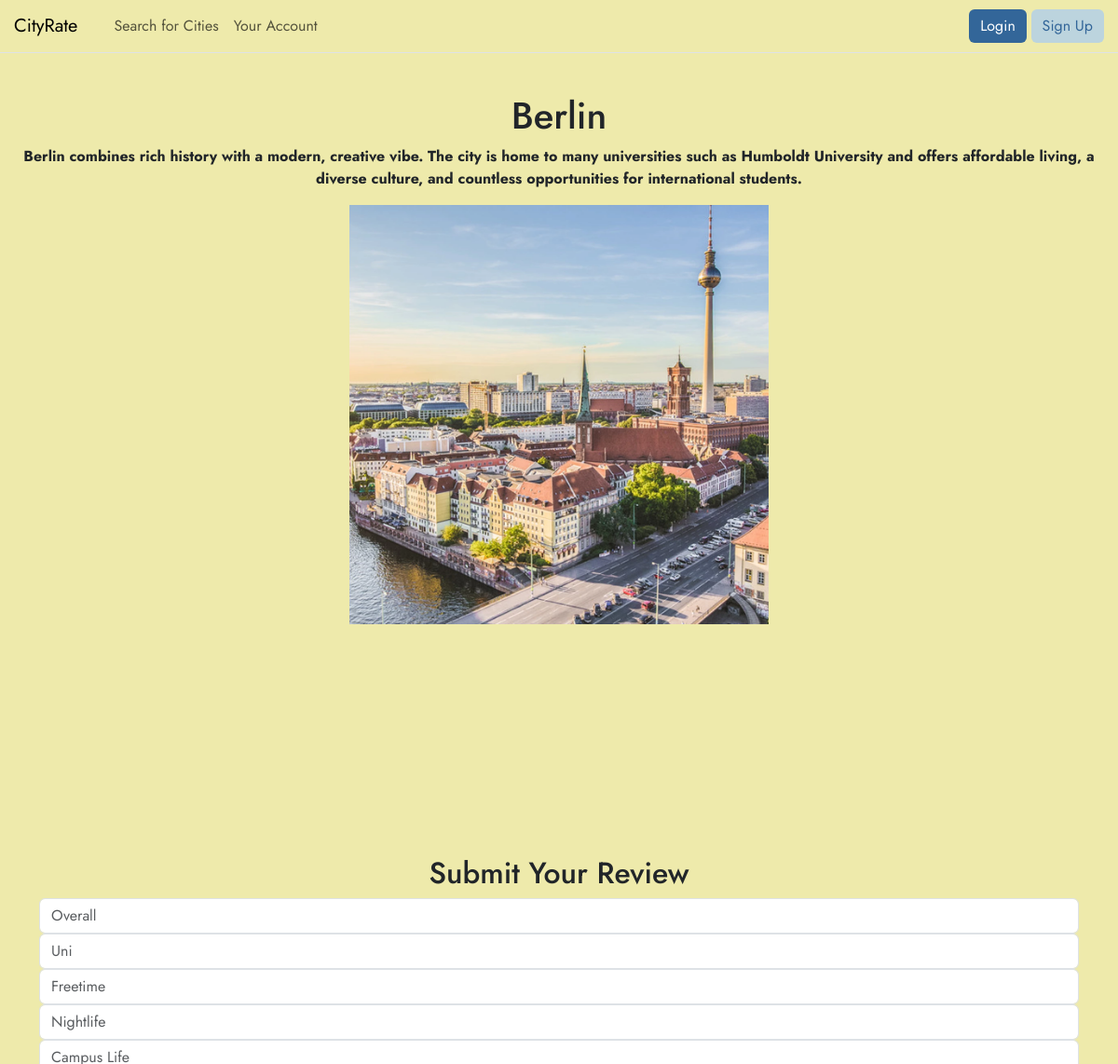
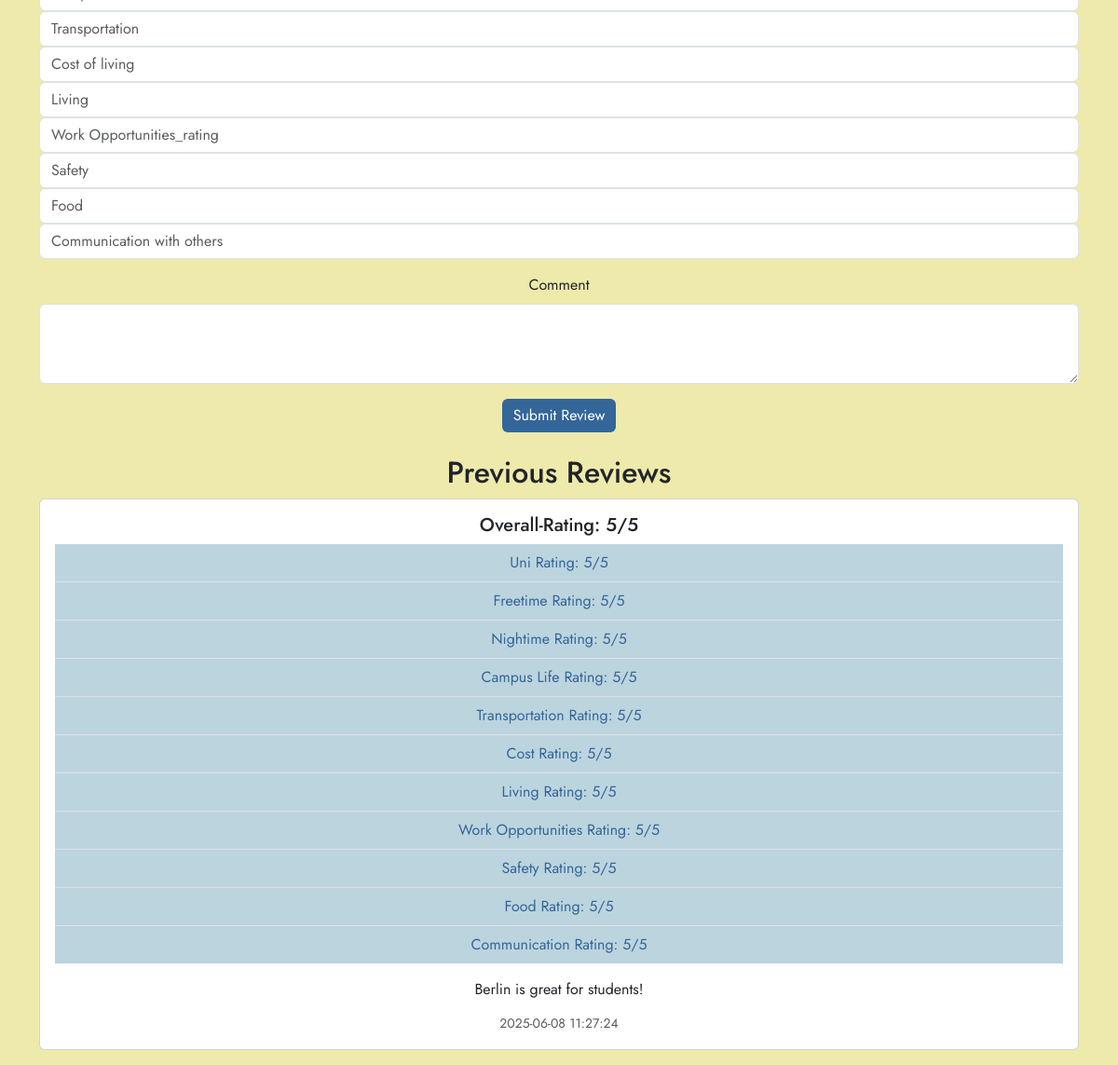
Page /city/Berlin on the committed database (2 pictures, top to bottom).
### tables this page shows
CREATE TABLE city (
    name TEXT PRIMARY KEY NOT NULL,
    description TEXT NOT NULL,
    image_path TEXT
);

CREATE TABLE review (
    id INTEGER PRIMARY KEY AUTOINCREMENT,
    city_name INTEGER NOT NULL,
    user_id INTEGER, -- wenn du später Users integrierst
    overall_rating INTEGER NOT NULL,
    uni_rating INTEGER,
    freetime_rating INTEGER,
    nightime_rating INTEGER,
    campus_life_rating INTEGER,
    transportation_rating INTEGER,
    cost_rating INTEGER,
    living_rating INTEGER,
    workopportunities_rating INTEGER,
    safety_rating INTEGER,
    food_rating INTEGER,
    comunication_rating INTEGER,
    comment TEXT,
    created_at TIMESTAMP DEFAULT CURRENT_TIMESTAMP,
    FOREIGN KEY(city_name) REFERENCES city(name)
);

### app.py (the view, shortened to what this page needs)
@app.route('/city/<city_name>', methods=['GET', 'POST']) #URL mit dynamischem Parameter city_name
def city_view(city_name):
    if not city_name: #Falls kein city_name übergeben wurde
        return "No city chosen", 400
    db_con = get_db_con() #baut Verbindung zur DB auf
    city = db_con.execute( #das folgende SQL-Statement wird ausgeführt
        'SELECT * FROM city WHERE LOWER(name) = LOWER(?)', #über Lower nicht mehr case-sensitive
        (city_name.lower(),)  #def des Platzhalters "?"
    ).fetchone() #über fetchone wird Datensatz der Stadt zurückgegeben
    if city is None: #wenn Stadt angegeben wurde, sie aber nicht in DB existiert
        print("City not found in DB.") #printet Info in Terminal -> zur Fehlerbehebung
        return "City not found", 404 #gibt Fehlermeldung aus
    form = ReviewForm()
    reviews = db_con.execute( #SQL-Statement durchgeführt
        'SELECT * FROM review WHERE city_name = ? ORDER BY created_at DESC',
        (city['name'],) #Wert für ?-Platzhalter
    ).fetchall() #holt alle Ergebnisse der SQL-Abfrage auf einmal
    return render_template('city.html', city=city, form=form, reviews=reviews)

### db.py (called while the page is built)
def get_db_con(pragma_foreign_keys = True):
    if 'db_con' not in g:
        g.db_con = sqlite3.connect(
            current_app.config['DATABASE'],
            detect_types=sqlite3.PARSE_DECLTYPES
        )
        g.db_con.row_factory = sqlite3.Row
        if pragma_foreign_keys:
            g.db_con.execute('PRAGMA foreign_keys = ON;')
    return g.db_con

def close_db_con(e=None):
    db_con = g.pop('db_con', None)
    if db_con is not None:
        db_con.close()

### templates/city.html (shortened to what this page needs)
{% from 'bootstrap5/nav.html' import render_nav_item %}
<!DOCTYPE html>
<html>
<head>
    {{ bootstrap.load_css() }}
<link rel="stylesheet" href="{{ url_for('static', filename='css/style.css') }}">
</head>
<body>
  <nav class="navbar navbar-expand-xl border-bottom mb-3 fixed-top">
        <div class="container-fluid px-0">
            <a class="navbar-brand" href="{{ url_for('home') }}"  style ="padding-left: 15px;" >CityRate</a>
            <div class="collapse navbar-collapse" id="navbarSupportedContent">
    <ul class="navbar-nav me-auto mb-2 mb-lg-0" style="padding-left: 15px;">
        {{ render_nav_item('search', 'Search for Cities') }}
        {{ render_nav_item('profile', 'Your Account') }}
    </ul>
    <div>
    <a href="{{ url_for('profile') }}" class="btn custom-button1">Login</a>
    <a href="{{ url_for('profile') }}" class="btn custom-button2">Sign Up</a>
    </div>
</div>
        </div>
    </nav>
    <header>
        <h1>{{ city['name'] }}</h1>
        <p class="fw-bold mb-3 text-center">{{ city['description'] }}</p>
       <img src="{{ url_for('static', filename='images/' ~ city['image_path']) }}" alt="{{ city['name'] }}" class="city-image">
    </header>
    <main>
    <main class="container mt-5">
    <h2 class="text-center">Submit Your Review</h2>
    <form method="POST" class="mb-4">
        <div class="mb-3">
            {{ form.overall_rating(class="form-control", placeholder="Overall", min=1, max=5) }}
            {{ form.uni_rating(class="form-control", placeholder="Uni", min=1, max=5) }}
            {{ form.freetime_rating(class="form-control", placeholder="Freetime", min=1, max=5) }}
            {{ form.nightime_rating(class="form-control", placeholder="Nightlife", min=1, max=5) }}
            {{ form.campus_life_rating(class="form-control", placeholder="Campus Life", min=1, max=5) }}
            {{ form.transportation_rating(class="form-control", placeholder="Transportation", min=1, max=5) }}
            {{ form.cost_rating(class="form-control", placeholder="Cost of living", min=1, max=5) }}
            {{ form.living_rating(class="form-control", placeholder="Living", min=1, max=5) }}
            {{ form.workopportunities_rating(class="form-control", placeholder="Work Opportunities_rating",  min=1, max=5) }}
            {{ form.safety_rating(class="form-control", placeholder="Safety", min=1, max=5) }}
            {{ form.food_rating(class="form-control", placeholder="Food", min=1, max=5) }}
            {{ form.comunication_rating(class="form-control", placeholder="Communication with others", min=1, max=5) }}
        </div>
        <div class="mb-3">
            {{ form.comment.label(class="form-label") }}
            {{ form.comment(class="form-control", rows=3) }}
        </div>
        <button type="submit" class="btn custom-button1">{{ form.submit.label.text }}</button>
    </form>
    <h2 class="text-center">Previous Reviews</h2>
    {% if reviews %}
        {% for review in reviews %}
            <div class="card mb-3">
                <div class="card-body">
    <h5 class="card-title">Overall-Rating: {{ review.overall_rating }}/5</h5>
    <ul class="list-group list-group-flush">
    <li class="list-group-item list-bg">Uni Rating: {{ review.uni_rating }}/5</li>
    <li class="list-group-item list-bg">Freetime Rating: {{ review.freetime_rating }}/5</li>
    <li class="list-group-item list-bg">Nightime Rating: {{ review.nightime_rating }}/5</li>
    <li class="list-group-item list-bg">Campus Life Rating: {{ review.campus_life_rating }}/5</li>
    <li class="list-group-item list-bg">Transportation Rating: {{ review.transportation_rating }}/5</li>
    <li class="list-group-item list-bg">Cost Rating: {{ review.cost_rating }}/5</li>
    <li class="list-group-item list-bg">Living Rating: {{ review.living_rating }}/5</li>
    <li class="list-group-item list-bg">Work Opportunities Rating: {{ review.workopportunities_rating }}/5</li>
    <li class="list-group-item list-bg">Safety Rating: {{ review.safety_rating }}/5</li>
    <li class="list-group-item list-bg">Food Rating: {{ review.food_rating }}/5</li>
    <li class="list-group-item list-bg">Communication Rating: {{ review.comunication_rating }}/5</li>
</ul>
    {% if review.comment %}
        <p class="card-text mt-3">{{ review.comment }}</p>
    {% endif %}
    <p class="card-subtitle text-muted"><small>{{ review.created_at }}</small></p>
</div>
            </div>
        {% endfor %}
    {% else %}
        <p class="text-center">No reviews yet. Be the first to leave one!</p>
    {% endif %}
</main>
    </main>
</body>
</html>

### static/css/style.css (style rules this page uses)
h1, h2, h3, h4, h5, h6 { text-align: center; }
body { padding-top: 100px; background-color: #EEEAAB; font-family: 'Jost', sans-serif; }
main { background-color: #EEEAAB; font-family: 'Jost', sans-serif; text-align: center; padding-top: 100px; }
nav.navbar { background-color: #EEEAAB; opacity: 1; }
.custom-button1 { background-color: #336699; color: white; border: none; }
.custom-button2 { background-color: #BCD4DE; color: #336699; border: #336699; margin-right: 15px; }

### templates/city.html (style rules this page uses)
.city-image { width: 450px; height: 450px; object-fit: cover; display: block; margin: 0 auto; }
.list-bg { background-color: #BCD4DE; color: #336699; }

### rows in the picture
city: name "Berlin", description "Berlin combines rich history with a modern, creative vibe. The city is home to many universities such as Humboldt University and offers affordable living, a diverse culture, and countless opportunities for international students.", image_path (picture)
review: overall_rating "5", uni_rating "5", freetime_rating "5", nightime_rating "5", campus_life_rating "5", transportation_rating "5", cost_rating "5", living_rating "5", workopportunities_rating "5", safety_rating "5", food_rating "5", comunication_rating "5", comment "Berlin is great for students!", created_at "2025-06-08 11:27:24"

### other values in the picture
{{ render_nav_item('search', 'Search for Cities') }} "Search for Cities"
{{ render_nav_item('profile', 'Your Account') }} "Your Account"
